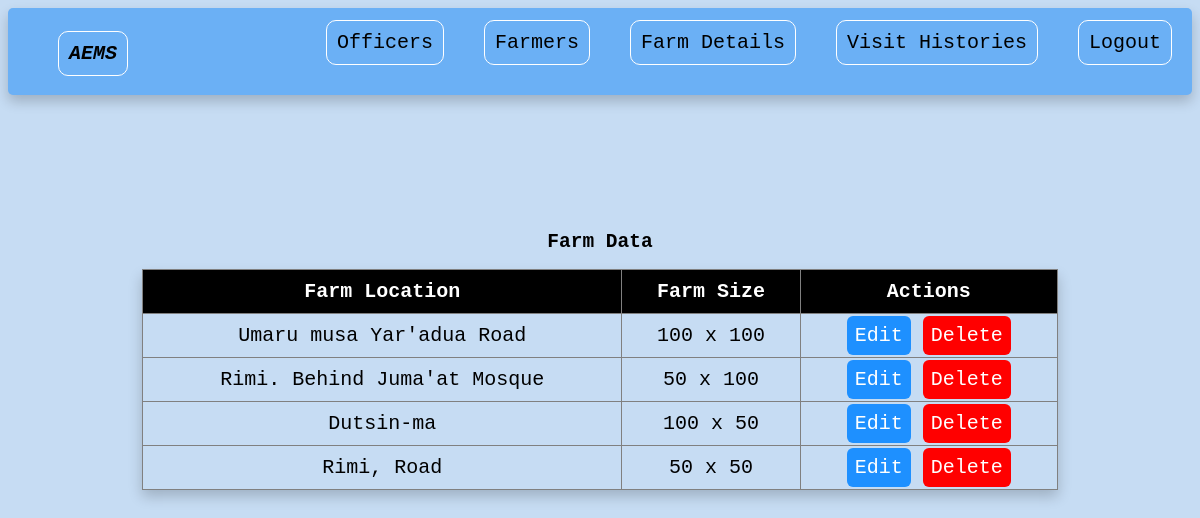
/farm-detail-view, run on the app's committed database.
### aems/models.py (models this page shows, shortened)
class FarmDetails(models.Model):
    farm_location = models.CharField(max_length=100, blank=True)
    farm_size = models.CharField(max_length=100, blank=True)

### aems/views.py (the view)
# urls.py: path('farm-detail-view', views.farm_detail_view, name="farm-detail-view"),
def farm_detail_view(request):
    f_details = FarmDetails.objects.all()
    return render(request, 'farm/farm-detail-view.html', {'f_details':f_details})

### templates/farm/farm-detail-view.html (shortened to what this page needs)
<!DOCTYPE html>
<html lang="en">
<head>
    <link rel="stylesheet" href="../static/style.css">
</head>
<body>
    <section class="header-section">
        <header>
            <ul class="brand">
                <li><a href="/">AEMS</a></li>
            </ul>
            <ul class="ul-2">
                <li>
                    <a href="/officer-view">Officers</a>
                </li>
                <li>
                    <a href="/farmer-view">Farmers</a>
                </li>
                <li>
                    <a href="/farm-detail-view">Farm Details</a>
                </li>
                <li>
                    <a href="/history">Visit Histories</a>
                </li>
                <li>
                    <a href="/logout">Logout</a>
                </li>
            </ul>
        </header>
    </section>
    <div class="table-section">
        <div class="table">
            <h2>Farm Data</h2>
            <table>
                <thead>
                    <th>Farm Location</th>
                    <th>Farm Size</th>
                    <th>Actions</th>
                </thead>
                <tbody>
                    {% for f_detail in f_details %}
                    <tr>
                        <td>{{f_detail.farm_location}}</td>
                        <td>{{f_detail.farm_size}}</td>
                        <td>
                            <a href="/farm-update/{{f_detail.id}}" class="edit">Edit</a>
                            <a href="/request-for-delete/{{f_detail.id}}" class="del">Delete</a>
                        </td>
                    </tr>
                    {% endfor %}
                </tbody>
            </table>
        </div>
    </div>
</body>
</html>

### static/style.css (style rules this page uses)
* { font-family: monospace; }
header { background-color: rgb(107, 176, 245); }
.header-section header { display: flex; justify-content: space-between; font-family: sans-serif; box-shadow: 0 .5rem 1rem rgba(0,0,0, .2); border-radius: 5px; }
ul { list-style: none; }
.ul-2 { display: flex; gap: 20px; padding: 10px; }
.brand { font-style: italic; font-weight: 700; font-size: 28px; }
header a { border: 1px solid #fff; padding: 10px; margin: 10px; border-radius: 10px; }
a { text-decoration: none; color: #000; font-family: monospace; font-size: 20px; }
.table { margin-top: 100px; display: flex; flex-direction: column; align-items: center; justify-content: center; padding: 20px; }
table { box-shadow: 0 .5rem 1rem rgba(0,0,0, .2); width: 80%; }
th { background-color: #000; color: #fff; }
table, th, td { border: 1px solid gray; border-collapse: collapse; padding: 10px; font-size: 20px; text-align: center; }
.del { background-color: red; color: #fff; padding: 8px; border-radius: 6px; }
.edit { background-color: dodgerblue; color: #fff; padding: 8px; border-radius: 6px; }

### templates/farm/farm-detail-view.html (style rules this page uses)
header { background-color: rgb(107, 176, 245); }
body { background-color: rgb(198, 220, 243); }

### data on the page
FarmDetails: farm_location "Umaru musa Yar'adua Road", farm_size "100 x 100"
FarmDetails: farm_location "Rimi. Behind Juma'at Mosque", farm_size "50 x 100"
FarmDetails: farm_location "Dutsin-ma", farm_size "100 x 50"
FarmDetails: farm_location "Rimi, Road", farm_size "50 x 50"
